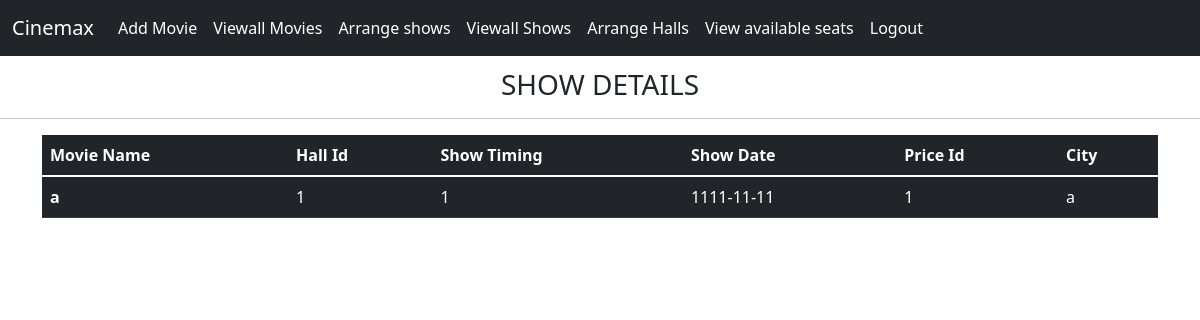
The app's page /viewallshows, older data.
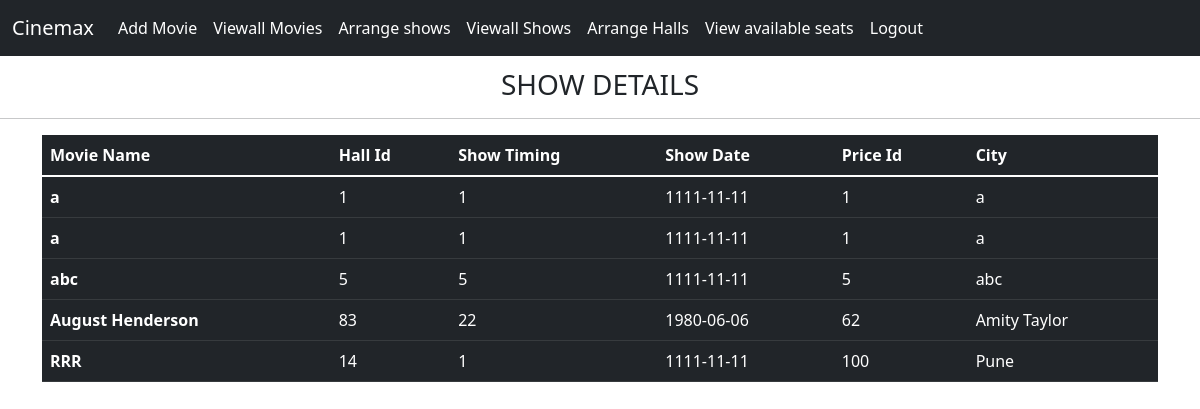
The same page, newer data.
### tables this page shows
CREATE TABLE SHOWS(
                            SHOWID INTEGER PRIMARY KEY AUTOINCREMENT,
                            MOVIENAME TEXT,
                            HALLID INTEGER,
                            TIME INTEGER,
                            DATE INTEGER,
                            PRICEID INTEGER,
                            CityName TEXT);

### main.py (the view)
@app.route("/viewallshows")
def viewallshows():
    cur = conn.cursor()
    cur.execute("SELECT * FROM SHOWS")
    res = cur.fetchall()
    return render_template("viewallshows.html", cinemass=res)

### templates/viewallshows.html
{% extends "base.html" %}
{% block content %}
<h3 style="text-align: center; margin-top: 1%;">SHOW DETAILS</h3>
<hr>
    <div class="container">
        <div class="row">
            <div class="col col-12 col-sm-12 col-md-12 col-lg-12 col-xl-12 col-xxl-12">
                <table class="table table-dark">
                    <thead>
                    <tr>
                        <th scope="col">Movie Name</th>
                        <th scope="col">Hall Id</th>
                        <th scope="col">Show Timing</th>
                        <th scope="col">Show Date</th>
                        <th scope="col">Price Id</th>
                        <th scope="col">City</th>
                    </tr>
                    </thead>
                    <tbody>
                    {% for i in cinemass %}
                    <tr>
                        <th scope="row">{{ i[1] }}</th>
                        <td>{{ i[2] }}</td>
                        <td>{{ i[3] }}</td>
                        <td>{{ i[4] }}</td>
                        <td>{{ i[5] }}</td>
                        <td>{{ i[6] }}</td>
                    </tr>
                    {% endfor %}
                    </tbody>
                </table>
            </div>
        </div>
    </div>
{% endblock %}

Row changes from the older to the newer data that the page shows:
added SHOWS: MOVIENAME "a", HALLID "1", TIME "1", DATE "1111-11-11", PRICEID "1", CityName "a"
added SHOWS: MOVIENAME "abc", HALLID "5", TIME "5", DATE "1111-11-11", PRICEID "5", CityName "abc"
added SHOWS: MOVIENAME "August Henderson", HALLID "83", TIME "22", DATE "1980-06-06", PRICEID "62", CityName "Amity Taylor"
added SHOWS: MOVIENAME "RRR", HALLID "14", TIME "1", DATE "1111-11-11", PRICEID "100", CityName "Pune"
